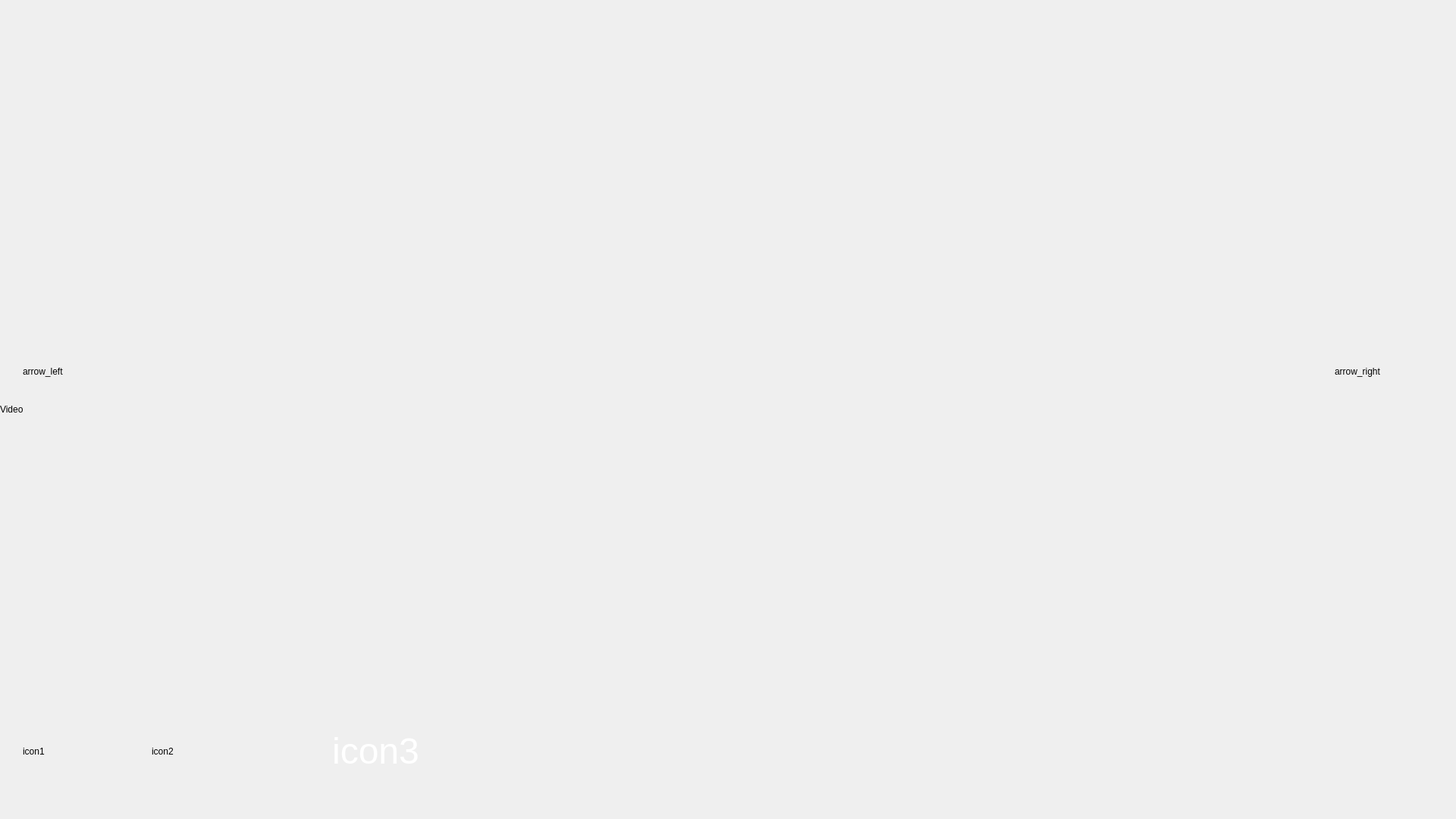
<?xml version="1.0" encoding="UTF-8"?>
<ui version="4.0">
 <class>MainWindow</class>
 <widget class="QMainWindow" name="MainWindow">
  <property name="geometry">
   <rect>
    <x>0</x>
    <y>0</y>
    <width>1920</width>
    <height>1080</height>
   </rect>
  </property>
  <property name="windowTitle">
   <string>MainWindow</string>
  </property>
  <property name="autoFillBackground">
   <bool>true</bool>
  </property>
  <widget class="QWidget" name="centralWidget">
   <widget class="QLabel" name="label">
    <property name="enabled">
     <bool>true</bool>
    </property>
    <property name="geometry">
     <rect>
      <x>0</x>
      <y>0</y>
      <width>1920</width>
      <height>1080</height>
     </rect>
    </property>
    <property name="text">
     <string>Video</string>
    </property>
    <property name="scaledContents">
     <bool>true</bool>
    </property>
   </widget>
   <widget class="QLabel" name="label_3">
    <property name="geometry">
     <rect>
      <x>200</x>
      <y>930</y>
      <width>171</width>
      <height>121</height>
     </rect>
    </property>
    <property name="styleSheet">
     <string notr="true"/>
    </property>
    <property name="text">
     <string>icon2</string>
    </property>
    <property name="scaledContents">
     <bool>true</bool>
    </property>
   </widget>
   <widget class="QLabel" name="label_4">
    <property name="geometry">
     <rect>
      <x>410</x>
      <y>930</y>
      <width>171</width>
      <height>121</height>
     </rect>
    </property>
    <property name="styleSheet">
     <string notr="true"/>
    </property>
    <property name="text">
     <string>&lt;html&gt;&lt;head/&gt;&lt;body&gt;&lt;p align=&quot;center&quot;&gt;&lt;span style=&quot; font-size:36pt; color:#ffffff;&quot;&gt;icon3&lt;/span&gt;&lt;/p&gt;&lt;/body&gt;&lt;/html&gt;</string>
    </property>
    <property name="scaledContents">
     <bool>true</bool>
    </property>
    <property name="wordWrap">
     <bool>false</bool>
    </property>
   </widget>
   <widget class="QLabel" name="label_2">
    <property name="geometry">
     <rect>
      <x>30</x>
      <y>930</y>
      <width>131</width>
      <height>121</height>
     </rect>
    </property>
    <property name="autoFillBackground">
     <bool>false</bool>
    </property>
    <property name="styleSheet">
     <string notr="true"/>
    </property>
    <property name="text">
     <string>icon1</string>
    </property>
    <property name="scaledContents">
     <bool>true</bool>
    </property>
   </widget>
   <widget class="QLabel" name="label_5">
    <property name="geometry">
     <rect>
      <x>410</x>
      <y>930</y>
      <width>171</width>
      <height>121</height>
     </rect>
    </property>
    <property name="styleSheet">
     <string notr="true"/>
    </property>
    <property name="text">
     <string/>
    </property>
    <property name="scaledContents">
     <bool>true</bool>
    </property>
   </widget>
   <widget class="QLabel" name="label_6">
    <property name="geometry">
     <rect>
      <x>1760</x>
      <y>440</y>
      <width>131</width>
      <height>100</height>
     </rect>
    </property>
    <property name="text">
     <string>arrow_right</string>
    </property>
   </widget>
   <widget class="QLabel" name="label_7">
    <property name="geometry">
     <rect>
      <x>30</x>
      <y>440</y>
      <width>131</width>
      <height>100</height>
     </rect>
    </property>
    <property name="text">
     <string>arrow_left</string>
    </property>
   </widget>
  </widget>
 </widget>
 <layoutdefault spacing="6" margin="11"/>
 <resources/>
 <connections/>
</ui>
